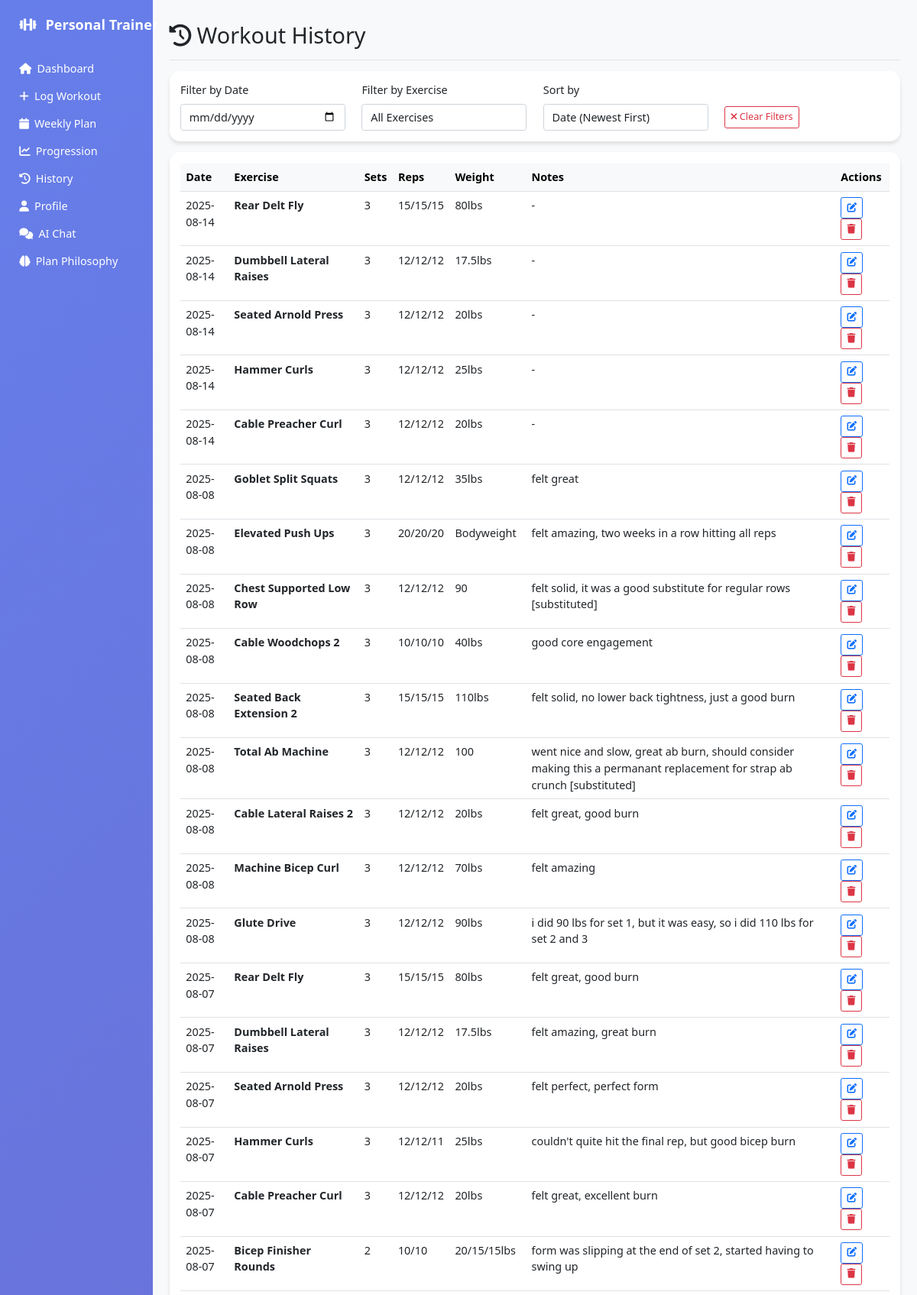
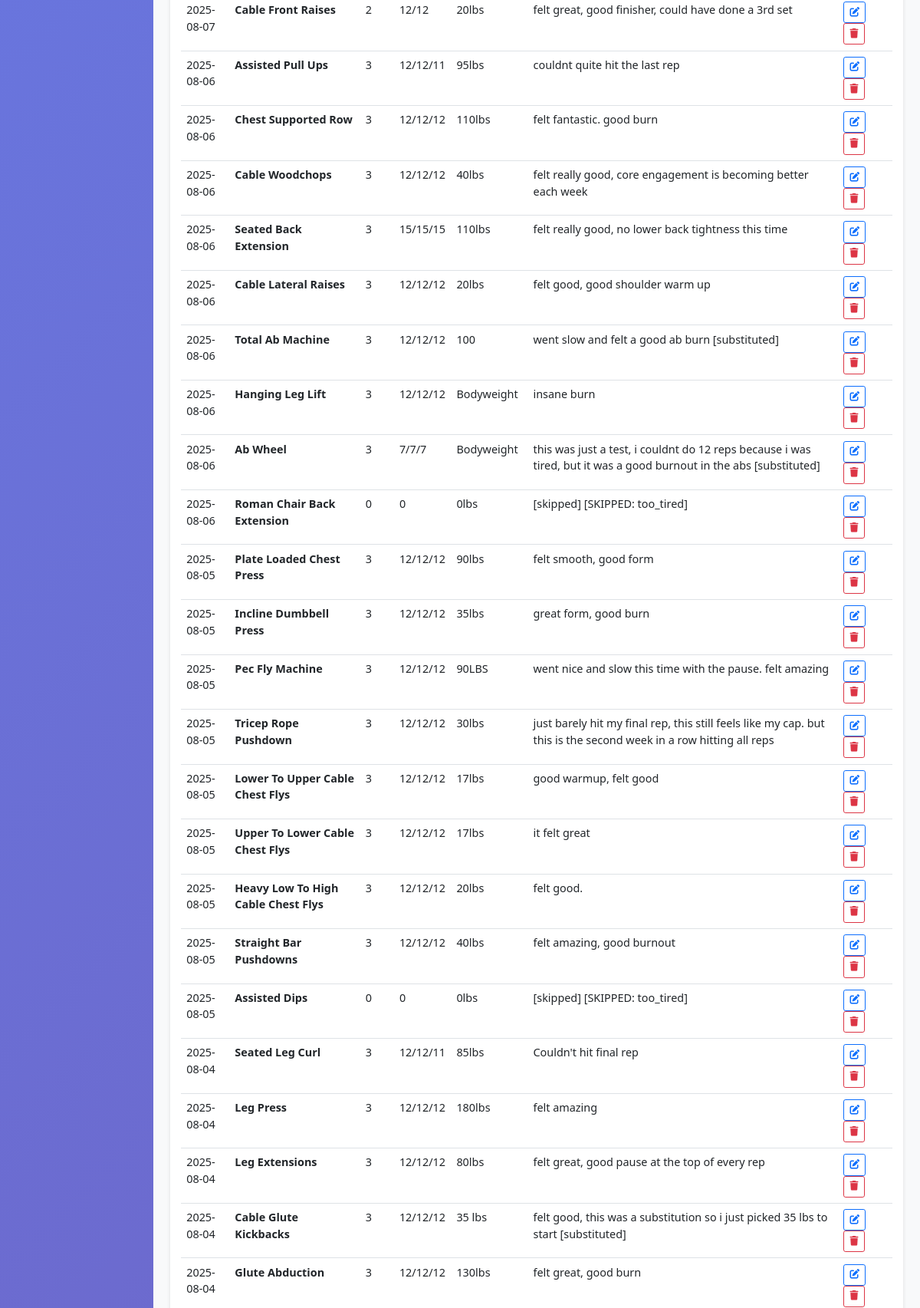
The app's page /history (upper part) with its own data (2 pictures, top to bottom).
### tables this page shows
CREATE TABLE workouts (
    id INTEGER PRIMARY KEY AUTOINCREMENT,
    exercise_name TEXT,
    sets INTEGER,
    reps TEXT,
    weight TEXT,
    date_logged TEXT,
    notes TEXT
, substitution_reason TEXT, performance_context TEXT, environmental_factors TEXT, difficulty_rating INTEGER, gym_location TEXT, progression_notes TEXT, day_completed BOOLEAN DEFAULT FALSE, complex_exercise_data TEXT);

### app.py (the view)
@app.route('/history')
def history():
    conn = sqlite3.connect('workout_logs.db')
    cursor = conn.cursor()
    try:
        cursor.execute('SELECT exercise_name, sets, reps, weight, date_logged, notes, id FROM workouts ORDER BY date_logged DESC')
        workouts = cursor.fetchall()
    except sqlite3.OperationalError as e:
        print(f"Error fetching workout history: {e}")
        workouts = []
    conn.close()
    return render_template('history.html', workouts=workouts)

### templates/history.html (shortened to what this page needs)
{% extends "base.html" %}
{% block content %}
<div class="d-flex justify-content-between flex-wrap flex-md-nowrap align-items-center pt-3 pb-2 mb-3 border-bottom">
    <h1 class="h2"><i class="fas fa-history me-2"></i>Workout History</h1>
</div>
<div class="card mb-3">
    <div class="card-body">
        <div class="row align-items-center">
            <div class="col-md-3">
                <label for="dateFilter" class="form-label">Filter by Date</label>
                <input type="date" class="form-control" id="dateFilter" onchange="filterWorkouts()">
            </div>
            <div class="col-md-3">
                <label for="exerciseFilter" class="form-label">Filter by Exercise</label>
                <select class="form-control" id="exerciseFilter" onchange="filterWorkouts()">
                    <option value="">All Exercises</option>
                    {% set exercises = workouts | map(attribute=0) | list | unique %}
                </select>
            </div>
            <div class="col-md-3">
                <label for="sortBy" class="form-label">Sort by</label>
                <select class="form-control" id="sortBy" onchange="sortWorkouts()">
                    <option value="date-desc">Date (Newest First)</option>
                </select>
            </div>
            <div class="col-md-3">
                <label class="form-label">&nbsp;</label>
                <div>
                    <button class="btn btn-outline-danger btn-sm" onclick="clearFilters()">
                        <i class="fas fa-times me-1"></i>Clear Filters
                    </button>
                </div>
            </div>
        </div>
    </div>
</div>
<div class="card">
    <div class="card-body">
        {% if workouts %}
            <div class="table-responsive">
                <table class="table table-hover" id="workoutsTable">
                    <thead class="table-light">
                        <tr>
                            <th>Date</th>
                            <th>Exercise</th>
                            <th>Sets</th>
                            <th>Reps</th>
                            <th>Weight</th>
                            <th>Notes</th>
                            <th>Actions</th>
                        </tr>
                    </thead>
                    <tbody>
                        {% for workout in workouts %}
                            {% set exercise, sets, reps, weight, date, notes, workout_id = workout %}
                            <tr data-workout-id="{{ workout_id }}" data-date="{{ date }}" data-exercise="{{ exercise }}" data-weight="{{ weight }}">
                                <td>{{ date }}</td>
                                <td><strong>{{ exercise.title() }}</strong></td>
                                <td>{{ sets }}</td>
                                <td>{{ reps }}</td>
                                <td>{{ weight }}</td>
                                <td>{{ notes or '-' }}</td>
                                <td>
                                    <button class="btn btn-sm btn-outline-primary me-1" onclick="editWorkout({{ workout_id }}, '{{ exercise }}', {{ sets }}, '{{ reps }}', '{{ weight }}', '{{ notes or '' }}', '{{ date }}')" title="Edit">
                                        <i class="fas fa-edit"></i>
                                    </button>
                                    <button class="btn btn-sm btn-outline-danger" onclick="deleteWorkout({{ workout_id }}, '{{ exercise }}', '{{ date }}')" title="Delete">
                                        <i class="fas fa-trash"></i>
                                    </button>
                                </td>
                            </tr>
                        {% endfor %}
                    </tbody>
                </table>
            </div>
        {% else %}
            <div class="text-center py-5">
                <i class="fas fa-dumbbell fa-3x text-muted mb-3"></i>
                <h5>No workouts logged yet</h5>
                <p class="text-muted">Start by <a href="{{ url_for('log_workout') }}">logging your first workout</a>!</p>
            </div>
        {% endif %}
    </div>
</div>
{% endblock %}

### templates/base.html (style rules this page uses)
body { zoom: 0.9; transform-origin: top left; }
.card { border: none; border-radius: 15px; box-shadow: 0 4px 6px rgba(0, 0, 0, 0.1); }

### records on screen
workouts: date_logged "2025-08-14", title "Rear Delt Fly", sets "3", reps "15/15/15", weight "80lbs", notes "-"
workouts: date_logged "2025-08-14", title "Dumbbell Lateral Raises", sets "3", reps "12/12/12", weight "17.5lbs", notes "-"
workouts: date_logged "2025-08-14", title "Seated Arnold Press", sets "3", reps "12/12/12", weight "20lbs", notes "-"
workouts: date_logged "2025-08-14", title "Hammer Curls", sets "3", reps "12/12/12", weight "25lbs", notes "-"
workouts: date_logged "2025-08-14", title "Cable Preacher Curl", sets "3", reps "12/12/12", weight "20lbs", notes "-"
workouts: date_logged "2025-08-08", title "Goblet Split Squats", sets "3", reps "12/12/12", weight "35lbs", notes "felt great"
workouts: date_logged "2025-08-08", title "Elevated Push Ups", sets "3", reps "20/20/20", weight "Bodyweight", notes "felt amazing, two weeks in a row hitting all reps"
workouts: date_logged "2025-08-08", title "Chest Supported Low Row", sets "3", reps "12/12/12", weight "90", notes "felt solid, it was a good substitute for regular rows [substituted]"
workouts: date_logged "2025-08-08", title "Cable Woodchops 2", sets "3", reps "10/10/10", weight "40lbs", notes "good core engagement"
workouts: date_logged "2025-08-08", title "Seated Back Extension 2", sets "3", reps "15/15/15", weight "110lbs", notes "felt solid, no lower back tightness, just a good burn"
workouts: date_logged "2025-08-08", title "Total Ab Machine", sets "3", reps "12/12/12", weight "100", notes "went nice and slow, great ab burn, should consider making this a permanant replacement for strap ab crunch [substituted]"
workouts: date_logged "2025-08-08", title "Cable Lateral Raises 2", sets "3", reps "12/12/12", weight "20lbs", notes "felt great, good burn"
workouts: date_logged "2025-08-08", title "Machine Bicep Curl", sets "3", reps "12/12/12", weight "70lbs", notes "felt amazing"
workouts: date_logged "2025-08-08", title "Glute Drive", sets "3", reps "12/12/12", weight "90lbs", notes "i did 90 lbs for set 1, but it was easy, so i did 110 lbs for set 2 and 3"
workouts: date_logged "2025-08-07", title "Rear Delt Fly", sets "3", reps "15/15/15", weight "80lbs", notes "felt great, good burn"
workouts: date_logged "2025-08-07", title "Dumbbell Lateral Raises", sets "3", reps "12/12/12", weight "17.5lbs", notes "felt amazing, great burn"
workouts: date_logged "2025-08-07", title "Seated Arnold Press", sets "3", reps "12/12/12", weight "20lbs", notes "felt perfect, perfect form"
workouts: date_logged "2025-08-07", title "Hammer Curls", sets "3", reps "12/12/11", weight "25lbs", notes "couldn't quite hit the final rep, but good bicep burn"
workouts: date_logged "2025-08-07", title "Cable Preacher Curl", sets "3", reps "12/12/12", weight "20lbs", notes "felt great, excellent burn"
workouts: date_logged "2025-08-07", title "Bicep Finisher Rounds", sets "2", reps "10/10", weight "20/15/15lbs", notes "form was slipping at the end of set 2, started having to swing up"
workouts: date_logged "2025-08-07", title "Cable Front Raises", sets "2", reps "12/12", weight "20lbs", notes "felt great, good finisher, could have done a 3rd set"
workouts: date_logged "2025-08-06", title "Assisted Pull Ups", sets "3", reps "12/12/11", weight "95lbs", notes "couldnt quite hit the last rep"
workouts: date_logged "2025-08-06", title "Chest Supported Row", sets "3", reps "12/12/12", weight "110lbs", notes "felt fantastic. good burn"
workouts: date_logged "2025-08-06", title "Cable Woodchops", sets "3", reps "12/12/12", weight "40lbs", notes "felt really good, core engagement is becoming better each week"
workouts: date_logged "2025-08-06", title "Seated Back Extension", sets "3", reps "15/15/15", weight "110lbs", notes "felt really good, no lower back tightness this time"
workouts: date_logged "2025-08-06", title "Cable Lateral Raises", sets "3", reps "12/12/12", weight "20lbs", notes "felt good, good shoulder warm up"
workouts: date_logged "2025-08-06", title "Total Ab Machine", sets "3", reps "12/12/12", weight "100", notes "went slow and felt a good ab burn [substituted]"
workouts: date_logged "2025-08-06", title "Hanging Leg Lift", sets "3", reps "12/12/12", weight "Bodyweight", notes "insane burn"
workouts: date_logged "2025-08-06", title "Ab Wheel", sets "3", reps "7/7/7", weight "Bodyweight", notes "this was just a test, i couldnt do 12 reps because i was tired, but it was a good burnout in the abs [substituted]"
workouts: date_logged "2025-08-06", title "Roman Chair Back Extension", sets "0", reps "0", weight "0lbs", notes "[skipped] [SKIPPED: too_tired]"
workouts: date_logged "2025-08-05", title "Plate Loaded Chest Press", sets "3", reps "12/12/12", weight "90lbs", notes "felt smooth, good form"
workouts: date_logged "2025-08-05", title "Incline Dumbbell Press", sets "3", reps "12/12/12", weight "35lbs", notes "great form, good burn"
workouts: date_logged "2025-08-05", title "Pec Fly Machine", sets "3", reps "12/12/12", weight "90LBS", notes "went nice and slow this time with the pause. felt amazing"
workouts: date_logged "2025-08-05", title "Tricep Rope Pushdown", sets "3", reps "12/12/12", weight "30lbs", notes "just barely hit my final rep, this still feels like my cap. but this is the second week in a row hitting all reps"
workouts: date_logged "2025-08-05", title "Lower To Upper Cable Chest Flys", sets "3", reps "12/12/12", weight "17lbs", notes "good warmup, felt good"
workouts: date_logged "2025-08-05", title "Upper To Lower Cable Chest Flys", sets "3", reps "12/12/12", weight "17lbs", notes "it felt great"
workouts: date_logged "2025-08-05", title "Heavy Low To High Cable Chest Flys", sets "3", reps "12/12/12", weight "20lbs", notes "felt good."
workouts: date_logged "2025-08-05", title "Straight Bar Pushdowns", sets "3", reps "12/12/12", weight "40lbs", notes "felt amazing, good burnout"
workouts: date_logged "2025-08-05", title "Assisted Dips", sets "0", reps "0", weight "0lbs", notes "[skipped] [SKIPPED: too_tired]"
workouts: date_logged "2025-08-04", title "Seated Leg Curl", sets "3", reps "12/12/11", weight "85lbs", notes "Couldn't hit final rep"
workouts: date_logged "2025-08-04", title "Leg Press", sets "3", reps "12/12/12", weight "180lbs", notes "felt amazing"
workouts: date_logged "2025-08-04", title "Leg Extensions", sets "3", reps "12/12/12", weight "80lbs", notes "felt great, good pause at the top of every rep"
workouts: date_logged "2025-08-04", title "Cable Glute Kickbacks", sets "3", reps "12/12/12", weight "35 lbs", notes "felt good, this was a substitution so i just picked 35 lbs to start [substituted]"
workouts: date_logged "2025-08-04", title "Glute Abduction", sets "3", reps "12/12/12", weight "130lbs", notes "felt great, good burn"
